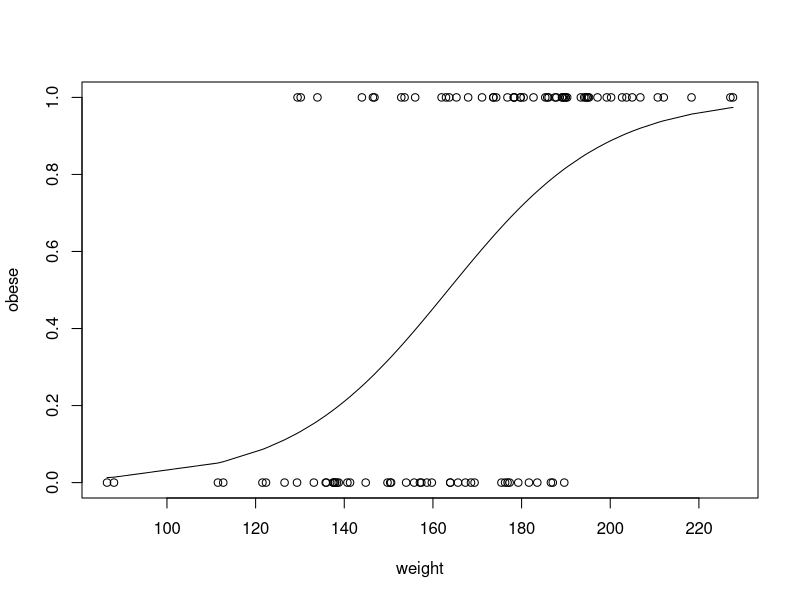
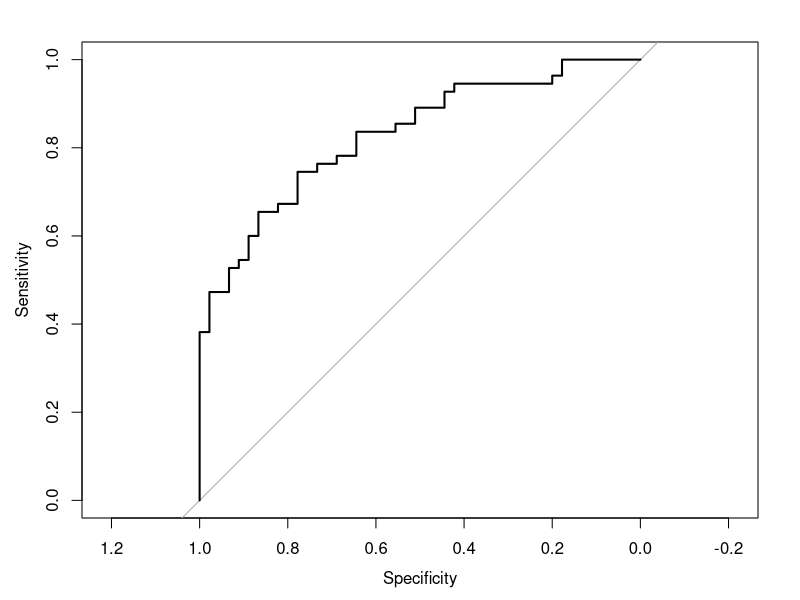
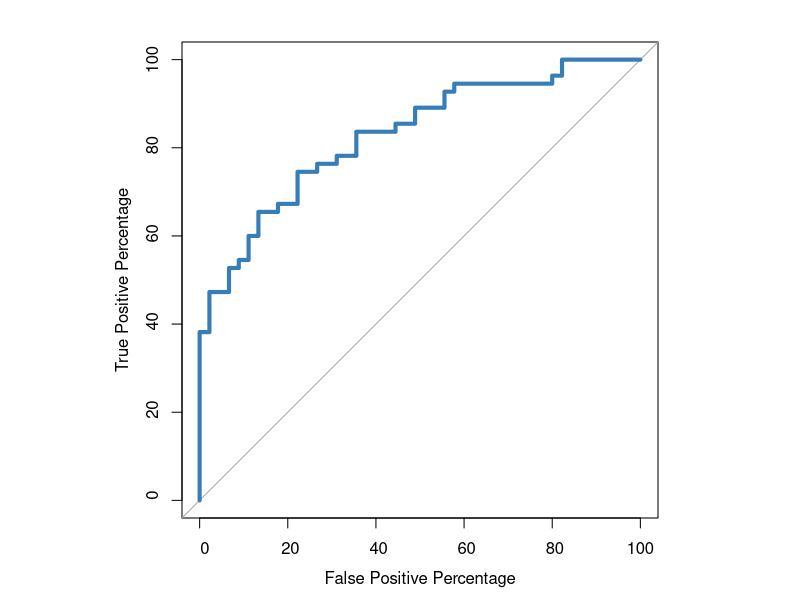
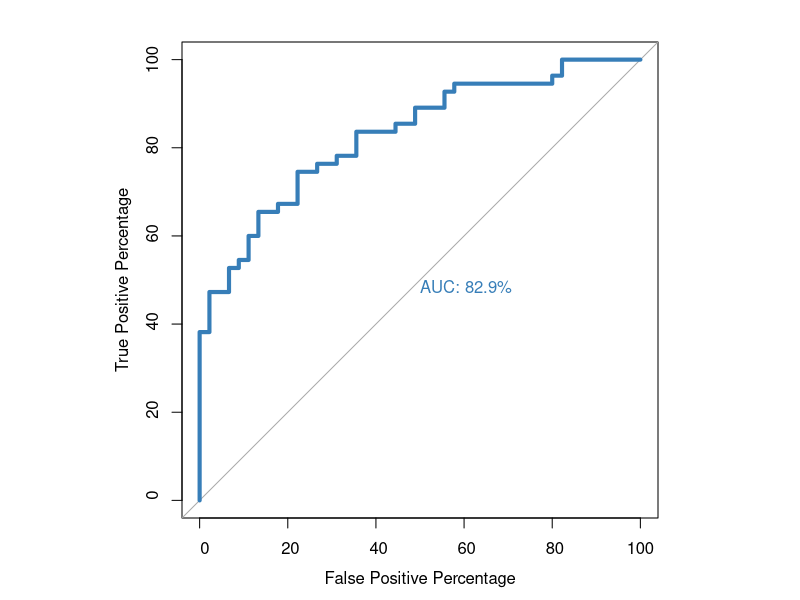
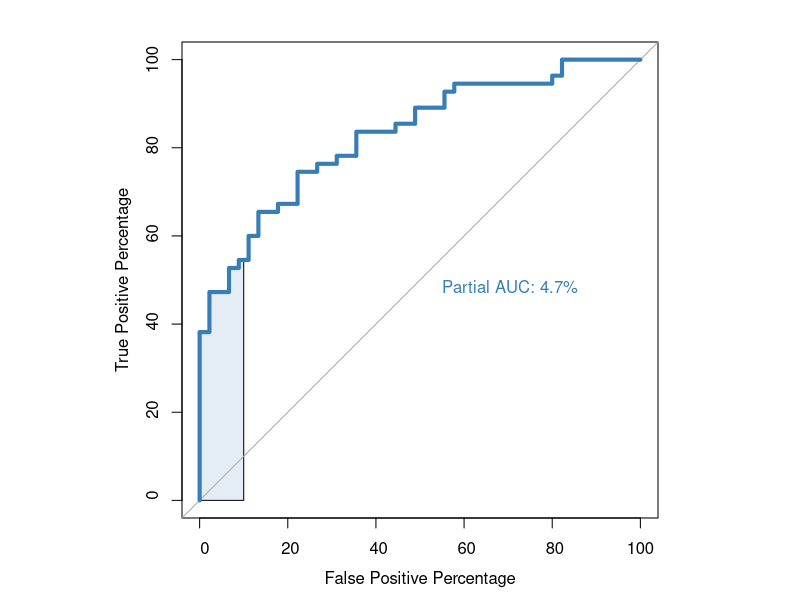
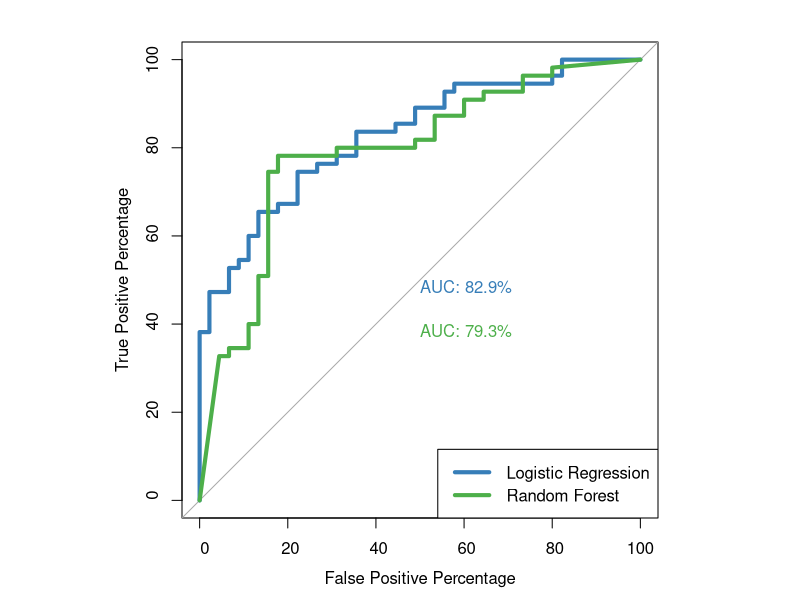

These charts were generated, in order, by the following R code:
install.packages("pROC")
library(pROC)
library(randomForest)

set.seed(420)

num.samples <- 100

# generate 100 random values from a normal distribution
# and then sort the numbers from low to high
weight <- sort(rnorm(n=num.samples, mean=172, sd=29))

# rank the weights, scale the ranks
# compare the scaled ranks to random numbers from 0 to 1
obese <- ifelse(test=(runif(n=num.samples) < (rank(weight)/100)),
  yes=1, no=0)
obese
plot(x=weight, y=obese)

glm.fit=glm(obese ~ weight, family=binomial)
lines(weight, glm.fit$fitted.values)
# glm.fit$fitted.values contains the y-axis coordinates
# along the curve for each sample.
# It contains the estimated probabilities that each sample is obese.
roc(obese, glm.fit$fitted.values, plot=TRUE)
# to get rid of the ugly padding
par(pty = "s") # set "the plot type" to "square"
roc(obese, glm.fit$fitted.values, plot=TRUE, legacy.axes=TRUE, percent=TRUE,
  xlab="False Positive Percentage", ylab="True Positive Percentage",
  col="#377eb8", lwd=4) 
# change x-axis to 1-specificity

roc.info <- roc(obese, glm.fit$fitted.values, legacy.axes=TRUE)
roc.df <- data.frame(
  tpp=roc.info$sensitivities*100,
  fpp=(1 - roc.info$specificities)*100,
  thresholds=roc.info$thresholds)
# make a data.frame that contains all of the
# True Positive Percantages and False Positive Percentages
head(roc.df)
tail(roc.df)
# the last row in roc.df corresponds to 
# the bottom left-hand corner of the ROC curve
roc.df[roc.df$tpp > 60 & roc.df$tpp < 80,]

# print AUC
roc(obese, glm.fit$fitted.values, plot=TRUE, legacy.axes=TRUE, percent=TRUE,
  xlab="False Positive Percentage", ylab="True Positive Percentage",
  col="#377eb8", lwd=4, print.auc=TRUE)

# print partial AUC
roc(obese, glm.fit$fitted.values, plot=TRUE, legacy.axes=TRUE, percent=TRUE,
  xlab="False Positive Percentage", ylab="True Positive Percentage",
  col="#377eb8", lwd=4, print.auc=TRUE, print.auc.x=45, partial.auc=c(100, 90),
  auc.polygon=TRUE, auc.polygon.col = "#377eb822")
# print.auc.x: specify where along the x-axis we want the AUC to be printed,
# otherwise the text might overlap something important.
# Set partial.auc to the range of specificity values (in terms of specificity,
# not 1 - specificity) that we wanna focus on.
# Draw partial AUC by setting auc.polygon=TRUE
# 22 makes the colour semi-transparent

rf.model <- randomForest(factor(obese) ~ weight)
roc(obese, glm.fit$fitted.values, plot=TRUE, legacy.axes=TRUE, percent=TRUE,
  xlab="False Positive Percentage", ylab="True Positive Percentage",
  col="#377eb8", lwd=4, print.auc=TRUE)
plot.roc(obese, rf.model$votes[,1], percent=TRUE, col="#4daf4a", lwd=4,
  print.auc=TRUE, add=TRUE, print.auc.y=40)
# rf.model$votes[,1]: pass in the number of trees in the forest that voted correctly
# add=TRUE: this ROC curve is added to an existing graph
# print.auc.y=40: so that the AUC for the random forest is printed below
# the AUC for logistic regression

legend("bottomright", legend=c("Logistic Regression", "Random Forest"),
  col=c("#377eb8", "#4daf4a"), lwd=4)
  
par(pty = "m") # reset the graphical parameter back to its
# default value, m ("Maximum")
# Use the max amount of space provided to draw graphs